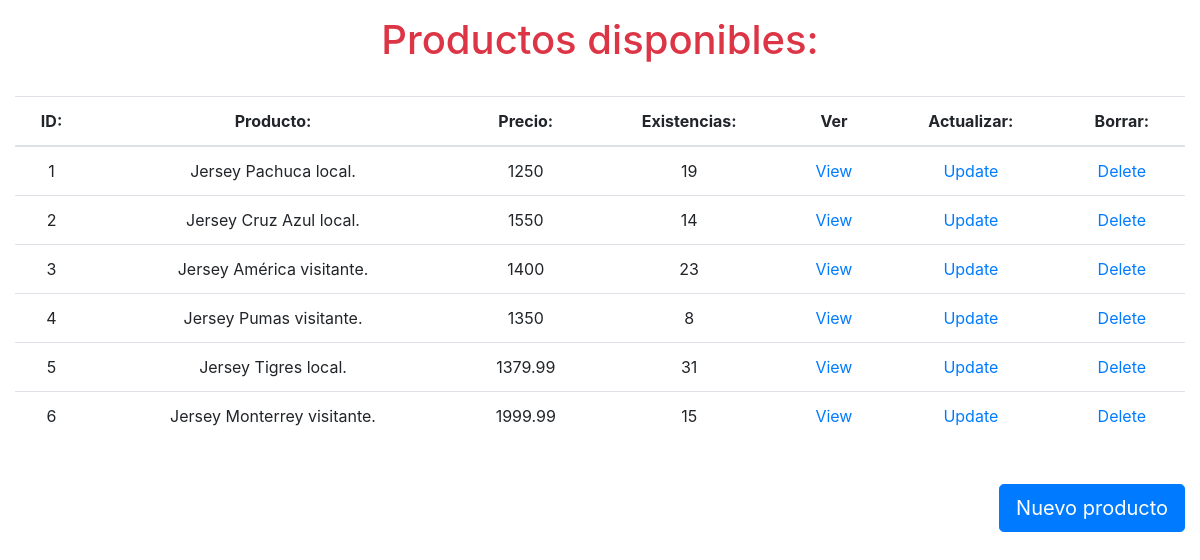
The app's page /productos/index.php, older data.
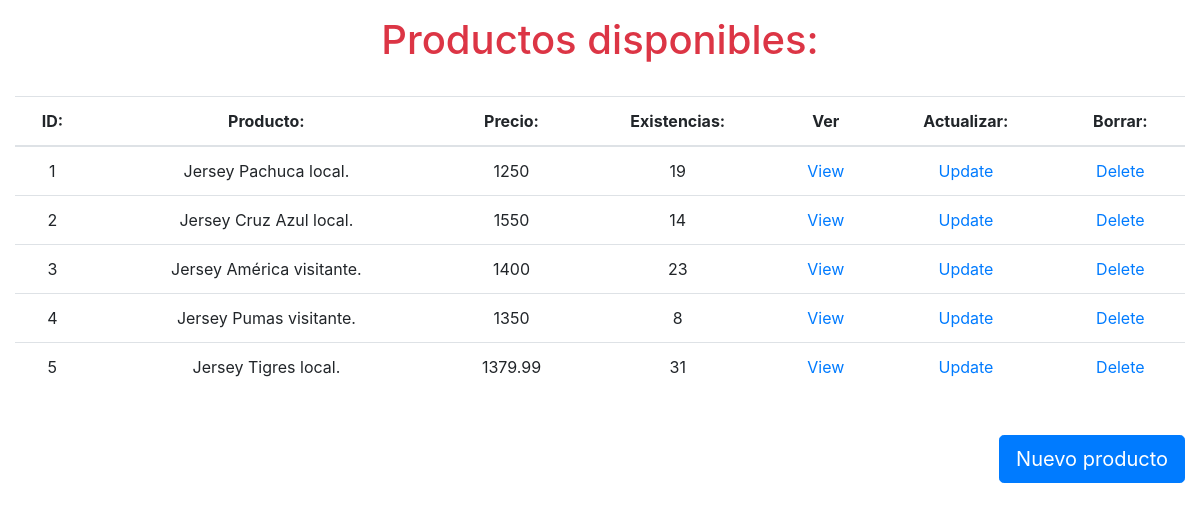
The same page, newer data.
### tables this page shows
CREATE TABLE productos (
	id_producto INTEGER PRIMARY KEY AUTOINCREMENT,
    producto VARCHAR (100) NOT NULL,
    precio FLOAT NOT NULL,
    existencias INTEGER NOT NULL
);

### productos/db/db_list.php (the view)
<?php
    $db = new SQLite3("../tienda.db");
    $resultado = $db->query("SELECT * from productos;");
    $table = "
        <table class='table text-center'>
            <thead>
            <tr>
                <th>ID:</th>
                <th>Producto:</th>
                <th>Precio:</th>
                <th>Existencias:</th>
                <th>Ver</th>
                <th>Actualizar:</th>
                <th>Borrar:</th>
            </tr>
            </thead>
            ";
    print($table);
    while ($row = $resultado->fetchArray() ) {
        $id_producto = $row['id_producto'];
        $producto = $row['producto'];
        $precio = $row['precio'];
        $existencias = $row['existencias'];
        $table = "
            <tr>
                <td>$id_producto</td>
                <td>$producto</td>
                <td>$precio</td>
                <td>$existencias</td>
                <td><a href='view.php?id_producto=$id_producto'>View</a></td>
                <td><a href='update.php?id_producto=$id_producto'>Update</a></td>
                <td><a href='delete.php?id_producto=$id_producto'>Delete</a></td>
            </tr>
        ";
        print($table);
    }
    print("</table>");
?>

### productos/index.php (shortened to what this page needs)
<!doctype html>
<html lang="es">
<head>
    <link rel="stylesheet" href="https://cdn.jsdelivr.net/npm/bootstrap@4.5.3/dist/css/bootstrap.min.css">
</head>
<body>
    <div class="container-fluid">
        <h1 class="text-center text-danger mt-2 pt-2">Productos disponibles:</h1> <br>
        <?php include 'db/db_list.php'; ?> <br>
        <a href="insert.php" class="btn btn-primary btn-lg my-1 float-right ">Nuevo producto</a>
    </div>
</body>
</html>

Row changes from the older to the newer data that the page shows:
removed productos: id_producto "6", producto "Jersey Monterrey visitante.", precio "1999.99", existencias "15"
